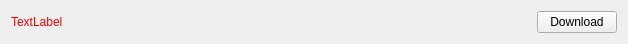
<?xml version="1.0" encoding="UTF-8"?>
<ui version="4.0">
 <class>SAKDownloadItemWidget</class>
 <widget class="QWidget" name="SAKDownloadItemWidget">
  <property name="geometry">
   <rect>
    <x>0</x>
    <y>0</y>
    <width>628</width>
    <height>41</height>
   </rect>
  </property>
  <property name="windowTitle">
   <string notr="true">Form</string>
  </property>
  <layout class="QGridLayout" name="gridLayout">
   <item row="0" column="2">
    <widget class="QPushButton" name="downloadPushButton">
     <property name="text">
      <string>Download</string>
     </property>
    </widget>
   </item>
   <item row="0" column="0">
    <widget class="QLabel" name="fileNameLabel">
     <property name="sizePolicy">
      <sizepolicy hsizetype="Preferred" vsizetype="Preferred">
       <horstretch>0</horstretch>
       <verstretch>0</verstretch>
      </sizepolicy>
     </property>
     <property name="styleSheet">
      <string notr="true">QLabel#fileNameLabel{
	color:red
}</string>
     </property>
     <property name="text">
      <string notr="true">TextLabel</string>
     </property>
    </widget>
   </item>
   <item row="0" column="1">
    <spacer name="horizontalSpacer">
     <property name="orientation">
      <enum>Qt::Horizontal</enum>
     </property>
     <property name="sizeHint" stdset="0">
      <size>
       <width>40</width>
       <height>20</height>
      </size>
     </property>
    </spacer>
   </item>
  </layout>
 </widget>
 <resources/>
 <connections/>
</ui>
